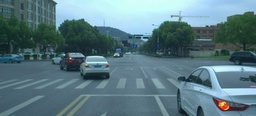
#> input picture Dataset/2018-07-09-16-11-56_2018-07-09-16-51-40-823-right.jpg, 256 x 116 px, shrunk from 881 x 400 before the run; its folder holds 6 pictures in this run
$ jupyter execute --allow-errors Proj_local_final.ipynb   (Python 2 division)
#> lines starting #> are read from the running program, lines starting #| are printed output that depends on the picture; after the words box and inside, x2 and y2 are one past the last pixel; in counts of white or black regions, pixels touching at a corner belong together; long printed decimals are rounded
# 1. Preprocessing & Load data

[cell 1]
import os
import numpy as np
import cv2
import glob
from matplotlib import pyplot as plt
import sys
import seaborn as sns
import pandas as pd
import time

[cell 2]
rootpath = "../Dataset"

## 1.1 Load the data and preprocessing

[cell 3]
# Read in images from a filepath as graycsale
date = "2018-07-09-16-11-56_2018-07-09-16-51-40-823-"
imgL= cv2.imread(os.path.join(rootpath, date+"left.jpg"),cv2.IMREAD_GRAYSCALE)
imgR = cv2.imread(os.path.join(rootpath, date+"right.jpg"),cv2.IMREAD_GRAYSCALE)
#> imgR: shape (116, 256); min 21, max 243, mean 113.2
imgTruth = cv2.imread(os.path.join(rootpath, date+"disparity.png"),cv2.IMREAD_GRAYSCALE)
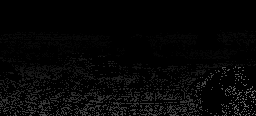
#> input picture Dataset/2018-07-09-16-11-56_2018-07-09-16-51-40-823-disparity.png, 256 x 116 px, shrunk from 881 x 400 before the run
#> imgTruth is the input picture: shape (116, 256); min 0, max 110, mean 5.8

#> (a cell that did not finish here is left out)

## 1.2 Check for rectification

[cell 5]
# Initiate SIFT detector
sift = cv2.SIFT_create() # if cv2 version >= 4.4.0
# sift = cv2.xfeatures2d.SIFT_create() # if cv2 version = 4.3.x

# Compute SIFT keypoints and descriptors
#> (the rest of this cell did not finish here and is left out)

- The epipolar lines are parallel and epipoles are met at infinity
- No need for rectification

## 1.3 Get stereo depth map from cv2.StereoBM_create

[cell 6]
# Computing stereo correspondence using the block matching algorithm.
# Initialize the stereo block matching object
''' numDisparities - the disparity search range. For each pixel algorithm will find
                     the best disparity from 0 (default minimum disparity) to numDisparities.
                     The search range can then be shifted by changing the minimum disparity.
    blockSize - the linear size of the blocks compared by the algorithm.
                The size should be odd (as the block is centered at the current pixel).
                Larger block size implies smoother, though less accurate disparity map.
                Smaller block size gives more detailed disparity map,
                but there is higher chance for algorithm to find a wrong correspondence. '''
num_disp = 32 # try to tune the parameters to get better&smooth result
block_size = 21
stereoBM = cv2.StereoBM_create(numDisparities=num_disp,
                             blockSize=block_size)

# Compute the disparity image
#> (the rest of this cell did not finish here and is left out)

# 2. Calculate Local Correspondence

[cell 7]
def rms_error(img, imgTruth=imgTruth):
    mask = imgTruth!=0
    return np.sqrt(np.sum(((img-imgTruth)**2)[mask])/np.sum(mask))

[cell 8]
def fraction(img, truth, thres):
    mask = truth!=0
    return np.sum(np.logical_and(np.abs(img-truth)<thres, mask)/np.sum(mask))

[cell 9]
#add the bolder with mean of image, with of boler = (window size-1)/2
def add_bolder(img,window_size):
    d =  int(window_size[0]/2)
    x,y = img.shape
    result = np.ones((x+2*d,y+2*d),np.float64)*np.mean(img)
    result[d:x+d,d:y+d] = img
    #print(result)
    return result

# triditional zncc without transformation
def zncc(imgL, imgR,window_size,D):
    # Get Width ,height
    h, w = imgL.shape
    d = window_size[0]
    bolder = int(d/2)

    # 2d array of scores
    score = np.empty((h-d, w-d))
    # to float
    imgL = np.array(imgL, dtype="float64")
    imgR = np.array(imgR, dtype="float64")

    imgL = add_bolder(imgL,window_size)
    imgR = add_bolder(imgR,window_size)

    bh,bw = imgL.shape

    # scan in left image
    best_ind = np.zeros((h,w))
    for dx in range(h+bolder, dajb):
        for dy in range(bolder, w+bolder):
            #get a block
            bL = imgL[dx-bolder:dx+bolder+1,dy-bolder:dy+bolder+1]
            # mean value of block
            mu_bL = np.mean(bL)
            # block - mean of block
            bL = bL - mu_bL

            best_ncc = 0
            best_dis = 0

            for ry in range(bolder, h+bolder-D):
                #right block
                bR = imgR[dx-bolder:dx+bolder+1, ry-bolder:ry+bolder+1]
                mu_bR = np.mean(bR)
                bR = bR-mu_bR
                # ZNCC
                stdL = np.std(bL)
                stdR = np.std(bR)
                result = np.sum(bL*bR)/(stdL*stdR*d*d)
                if result>best_ncc:
                    best_ncc = result
                    best_dis = abs(dy-ry)
                    print(best_dis)
            best_ind[dx-bolder,dy-bolder] = best_dis
    return best_ind
window_size = (15,15)
#> (the rest of this cell did not finish here and is left out)

## 2.1 SAD, SSD, NCC and their variants

[cell 10]
# apply the different bluring method to image
def filter_img(img, window_size, blur):
    if blur=="avg":
        return cv2.blur(img,window_size)
    if blur=="gau":
        return cv2.GaussianBlur(img,window_size,0)
    else:
        return cv2.medianBlur(np.uint8(img),window_size[0]).astype('float64')

[cell 11]
# calculate the log disparity between two images give stereotype
def calculateLogDisp(stereoType, imgL, imgR, window_size, norm_std, blur):

    denominator = np.ones(imgL.shape, np.float64)


    # Calculate the numerator using formula
    if (stereoType=="SAD"):
        numerator = filter_img(np.abs(imgR-imgL),window_size, blur)
    elif (stereoType=="SSD"):
        numerator = filter_img((imgR-imgL)**2,window_size, blur)
    else:
        numerator = filter_img(np.abs(imgR*imgL),window_size, blur)

    # Calculate the denominator: normalizing terms
    if norm_std:
        denominator = filter_img(imgR**2,window_size, blur)


    # Calculate the log disparities
    if (stereoType=="SAD" or stereoType=="SSD"):
        best_log_disp = np.log(numerator+1e-10)-0.5*np.log(denominator+1e-10)
    else:
        best_log_disp = -1*(np.log(numerator+1e-10)-0.5*np.log(denominator+1e-10))

    return best_log_disp

[cell 12]
# Find the disparity map with various options
def fastLocalStereo(stereoType, imgL, imgR, window_size, norm_mean=False, norm_std=False,blur="avg", D=100,  verbose=False):

    assert(imgL.shape==imgR.shape)

    # reassign data type allow for more accurate calculation
    imgL = imgL.astype('float64')
    imgR = imgR.astype('float64')


    numerator = np.ones(imgL.shape, np.float64)
    denominator = np.ones(imgL.shape, np.float64)


    # Normalizing the mean
    if norm_mean:
        imgL = imgL-cv2.blur(imgL, window_size)
        imgR = imgR-cv2.blur(imgR, window_size)


    # find the log disparity when d=0
    best_log_disp = calculateLogDisp(stereoType, imgL, imgR, window_size, norm_std, blur)
    best_ind = np.zeros(imgL.shape)


    prev_img = imgR

    # each time shift the imgR and using conv2d to get DSI and find disparity map
    for d in range(1, D):

        if (verbose and d%100==0):
            print("==finish {} iterations==".format(i))

        curr_img = np.hstack((prev_img[:,1:], prev_img[:,[0]])).astype('float64')


        curr_log_disp = calculateLogDisp(stereoType, imgL, curr_img, window_size, norm_std, blur)

        best_ind[curr_log_disp<best_log_disp] = d
        best_log_disp = np.minimum(best_log_disp, curr_log_disp)
        prev_img = curr_img

        if verbose:
            print('best_ind: ', best_ind)
            print('best_disp: ',best_log_disp)

    return best_ind

[cell 13]
# [43 lines of commented-out code are left out]

## 2.1.1 Tuning window size

[cell 14]
# Find best window size for each stereotype methods
window_sizes = [5, 15, 25, 35, 45, 55, 65, 75, 85, 95,105,115, 125,135,145]
window_SAD = []
window_SSD = []
window_NCC = []


#> (the rest of this cell did not finish here and is left out)

## 2.1.2 Tuning weight by changing kernel type

[cell 15]
# Find the weight of matching block by changing the kernel type
blurs = ["avg", "gau","med"]
lst= []
weights_SAD = []
weights_SSD = []
weights_NCC = []
#> (the rest of this cell did not finish here and is left out)

## 2.1.3 Tuning the kernel type after the experiment

[cell 16]
# Smooth the disparity map using various kernel options to get subpixel accuracy
blurs = ["avg", "gau","med"]
lst= []

weights_SAD = []
weights_SSD = []
weights_NCC = []
#> (the rest of this cell did not finish here and is left out)

# 3. Results

[cell 17]
dates = ["2018-07-09-16-11-56_2018-07-09-16-11-56-702-"]
#         "2018-07-09-16-11-56_2018-07-09-16-13-38-366-",
#         "2018-07-09-16-11-56_2018-07-09-16-14-54-205-",
#         "2018-07-09-16-11-56_2018-07-09-16-16-13-272-",
#         "2018-07-09-16-11-56_2018-07-09-16-25-10-570-",
#         "2018-07-09-16-11-56_2018-07-09-16-26-00-067-",
#         "2018-07-09-16-11-56_2018-07-09-16-27-53-156-",
#         "2018-07-09-16-11-56_2018-07-09-16-29-12-297-",
#         "2018-07-09-16-11-56_2018-07-09-16-29-56-824-",
#         "2018-07-09-16-11-56_2018-07-09-16-30-47-660-"]

thres = [4, 2, 1, 0.5, 0.25]

[cell 18]
res_SAD = []
res_ZSAD = []
res_SSD = []
res_ZSSD = []
res_NCC = []
res_ZNCC = []

frac_4_SAD = []
frac_4_ZSAD = []
frac_4_SSD = []
frac_4_ZSSD = []
frac_4_NCC = []
frac_4_ZNCC = []

frac_2_SAD = []
frac_2_ZSAD = []
frac_2_SSD = []
frac_2_ZSSD = []
frac_2_NCC = []
frac_2_ZNCC = []

frac_1_SAD = []
frac_1_ZSAD = []
frac_1_SSD = []
frac_1_ZSSD = []
frac_1_NCC = []
frac_1_ZNCC = []

frac_0_5_SAD = []
frac_0_5_ZSAD = []
frac_0_5_SSD = []
frac_0_5_ZSSD = []
frac_0_5_NCC = []
frac_0_5_ZNCC = []

frac_0_25_SAD = []
frac_0_25_ZSAD = []
frac_0_25_SSD = []
frac_0_25_ZSSD = []
frac_0_25_NCC = []
frac_0_25_ZNCC = []


time_SAD = []
time_ZSAD = []
time_SSD = []
time_ZSSD = []
time_NCC = []
time_ZNCC = []


for date in dates:
    print("=========================================================")
    imgL= cv2.imread(os.path.join(rootpath, date+"left.jpg"),cv2.IMREAD_GRAYSCALE)
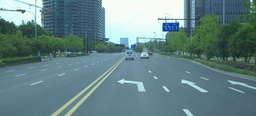
#> input picture Dataset/2018-07-09-16-11-56_2018-07-09-16-11-56-702-left.jpg, 256 x 116 px, shrunk from 881 x 400 before the run
#> imgL: shape (116, 256); min 31, max 255, mean 122.5
    imgR = cv2.imread(os.path.join(rootpath, date+"right.jpg"),cv2.IMREAD_GRAYSCALE)
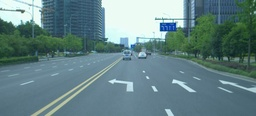
#> input picture Dataset/2018-07-09-16-11-56_2018-07-09-16-11-56-702-right.jpg, 256 x 116 px, shrunk from 881 x 400 before the run
#> imgR: shape (116, 256); min 27, max 255, mean 121.9
    imgTruth = cv2.imread(os.path.join(rootpath, date+"disparity.png"),cv2.IMREAD_GRAYSCALE)
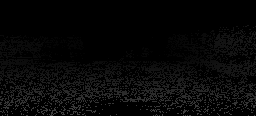
#> input picture Dataset/2018-07-09-16-11-56_2018-07-09-16-11-56-702-disparity.png, 256 x 116 px, shrunk from 881 x 400 before the run
#> imgTruth is the input picture: shape (116, 256); min 0, max 67, mean 6.9


    k=35
    k_n=95


    start_time = time.time()
    d_SAD = filter_img(fastLocalStereo("SAD", imgL, imgR, (k,k),False, False), (k_n,k_n), "avg")
    time_SAD.append(time.time()-start_time)

    frac_4_SAD.append(fraction(d_SAD, imgTruth,4))
#> in fraction, `mask = truth!=0`:
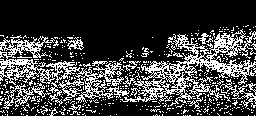
#> mask: shape (116, 256) bool; 25.2% white in thin lines or dots, all inside (x1, y1, x2, y2) = (0, 25, 256, 116)
    frac_2_SAD.append(fraction(d_SAD, imgTruth,2))
    frac_1_SAD.append(fraction(d_SAD, imgTruth,1))
    frac_0_5_SAD.append(fraction(d_SAD, imgTruth,0.5))
    frac_0_25_SAD.append(fraction(d_SAD, imgTruth,0.25))

    res_SAD.append(rms_error(d_SAD, imgTruth))


    print("size = ",k," d_SAD = ",rms_error(d_SAD,imgTruth))
#| size =  35  d_SAD =  19.850


    start_time = time.time()
    d_ZSAD = filter_img(fastLocalStereo("SAD", imgL, imgR, (k,k),True, True), (k_n,k_n), "avg")
    time_ZSAD.append(time.time()-start_time)

    frac_4_ZSAD.append(fraction(d_ZSAD, imgTruth,4))
    frac_2_ZSAD.append(fraction(d_ZSAD, imgTruth,2))
    frac_1_ZSAD.append(fraction(d_ZSAD, imgTruth,1))
    frac_0_5_ZSAD.append(fraction(d_ZSAD, imgTruth,0.5))
    frac_0_25_ZSAD.append(fraction(d_ZSAD, imgTruth,0.25))

    res_ZSAD.append(rms_error(d_ZSAD, imgTruth))

    print("size = ",k," d_ZSAD = ",rms_error(d_ZSAD,imgTruth))
#| size =  35  d_ZSAD =  11.663


    start_time = time.time()
    d_SSD = filter_img(fastLocalStereo("SSD", imgL, imgR, (k,k), False, False), (k_n,k_n), "avg")
    time_SSD.append(time.time()-start_time)

    frac_4_SSD.append(fraction(d_SSD, imgTruth,4))
    frac_2_SSD.append(fraction(d_SSD, imgTruth,2))
    frac_1_SSD.append(fraction(d_SSD, imgTruth,1))
    frac_0_5_SSD.append(fraction(d_SSD, imgTruth,0.5))
    frac_0_25_SSD.append(fraction(d_SSD, imgTruth,0.25))

    res_SSD.append(rms_error(d_SSD, imgTruth))

    print("size = ",k," d_SSD = ",rms_error(d_SSD,imgTruth))
#| size =  35  d_SSD =  11.645


    start_time = time.time()
    d_ZSSD = filter_img(fastLocalStereo("SSD", imgL, imgR, (k,k), True, True), (k_n,k_n), "avg")
#> after the loop in fastLocalStereo (call 7), `for d in range(1, D):`:
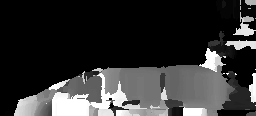
#> best_ind: shape (116, 256) float64; min 0, max 99, mean 19.9; drawn with min black and max white
#> after the loop in fastLocalStereo (call 7), `for d in range(1, D):`:
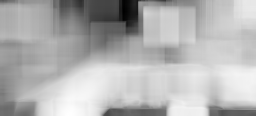
#> best_log_disp: shape (116, 256) float64; min -1.67, max 4.03, mean 2.32; drawn with min black and max white
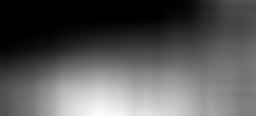
#> d_ZSSD: shape (116, 256) float64; min 0, max 57.61, mean 19.8; drawn with min black and max white
    time_ZSSD.append(time.time()-start_time)

    frac_4_ZSSD.append(fraction(d_ZSSD, imgTruth,4))
    frac_2_ZSSD.append(fraction(d_ZSSD, imgTruth,2))
    frac_1_ZSSD.append(fraction(d_ZSSD, imgTruth,1))
    frac_0_5_ZSSD.append(fraction(d_ZSSD, imgTruth,0.5))
    frac_0_25_ZSSD.append(fraction(d_ZSSD, imgTruth,0.25))

    res_ZSSD.append(rms_error(d_ZSSD, imgTruth))
    print("size = ",k," d_ZSSD = ",rms_error(d_ZSSD,imgTruth))
#| size =  35  d_ZSSD =  10.272


    start_time = time.time()
    d_NCC = filter_img(fastLocalStereo("NCC", imgL, imgR, (k_n,k_n), False, True), (k_n,k_n), "avg")
#> in fastLocalStereo (call 8), `best_log_disp = calculateLogDisp(stereoType, imgL, imgR, window_size, ..`:
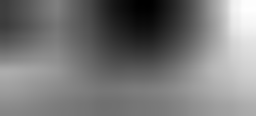
#> best_log_disp: shape (116, 256) float64; min -5.32, max -4.29, mean -4.84; drawn with min black and max white
#> the loop in fastLocalStereo (call 8), `for d in range(1, D): ` made 99 passes
#> pass 1, in calculateLogDisp (call 402), `numerator = filter_img(np.abs(imgR*imgL),window_size, blur)`:
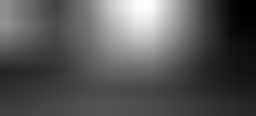
#> numerator: shape (116, 256) float64; min 5154.3, max 41542.6, mean 17477.5; drawn with min black and max white
    time_NCC.append(time.time()-start_time)

    frac_4_NCC.append(fraction(d_NCC, imgTruth,4))
    frac_2_NCC.append(fraction(d_NCC, imgTruth,2))
    frac_1_NCC.append(fraction(d_NCC, imgTruth,1))
    frac_0_5_NCC.append(fraction(d_NCC, imgTruth,0.5))
    frac_0_25_NCC.append(fraction(d_NCC, imgTruth,0.25))

    res_NCC.append(rms_error(d_NCC, imgTruth))
    print("size = ",k_n," d_NCC = ",rms_error(d_NCC,imgTruth))
#| size =  95  d_NCC =  24.335

    start_time = time.time()
    d_ZNCC = filter_img(fastLocalStereo("NCC", imgL, imgR, (k_n,k_n), True, True), (k_n,k_n), "avg")
    time_ZNCC.append(time.time()-start_time)

    frac_4_ZNCC.append(fraction(d_ZNCC, imgTruth,4))
    frac_2_ZNCC.append(fraction(d_ZNCC, imgTruth,2))
    frac_1_ZNCC.append(fraction(d_ZNCC, imgTruth,1))
    frac_0_5_ZNCC.append(fraction(d_ZNCC, imgTruth,0.5))
    frac_0_25_ZNCC.append(fraction(d_ZNCC, imgTruth,0.25))

    res_ZNCC.append(rms_error(d_ZNCC, imgTruth))
    print("size = ",k_n," d_ZNCC = ",rms_error(d_ZNCC,imgTruth))
#| size =  95  d_ZNCC =  19.947

[cell 19]
plt.imshow(d_SSD, cmap='gray')
plt.title('SSD, {}'.format(rms_error(d_SSD,imgTruth)))
plt.axis('off')
plt.show()

[cell 20]
d_SSD.mean()
#> Out = 16.43

[cell 21]
d_ZSAD.mean()
#> Out = 19.97

[cell 22]
imgTruth.mean()
#> Out = 6.87

[cell 23]
print("res_SAD: ", np.mean(res_SAD), np.std(res_SAD))
#| res_SAD:  19.850 0.0
print("res_ZSAD: ", np.mean(res_ZSAD), np.std(res_ZSAD))
#| res_ZSAD:  11.663 0.0
print("res_SSD: ", np.mean(res_SSD), np.std(res_SSD))
#| res_SSD:  11.645 0.0
print("res_ZSSD: ", np.mean(res_ZSSD), np.std(res_ZSSD))
#| res_ZSSD:  10.272 0.0
print("res_NCC: ", np.mean(res_NCC), np.std(res_NCC))
#| res_NCC:  24.335 0.0
print("res_ZNCC: ", np.mean(res_ZNCC), np.std(res_ZNCC))
#| res_ZNCC:  19.947 0.0

print("frac_4_SAD: ", np.mean(frac_4_SAD), np.std(frac_4_SAD))
#| frac_4_SAD:  0.1794 0.0
print("frac_4_ZSAD: ", np.mean(frac_4_ZSAD), np.std(frac_4_ZSAD))
#| frac_4_ZSAD:  0.3391 0.0
print("frac_4_SSD: ", np.mean(frac_4_SSD), np.std(frac_4_SSD))
#| frac_4_SSD:  0.305 0.0
print("frac_4_ZSSD: ", np.mean(frac_4_ZSSD), np.std(frac_4_ZSSD))
#| frac_4_ZSSD:  0.3112 0.0
print("frac_4_NCC: ", np.mean(frac_4_NCC), np.std(frac_4_NCC))
#| frac_4_NCC:  0.002408 0.0
print("frac_4_ZNCC: ", np.mean(frac_4_ZNCC), np.std(frac_4_ZNCC))
#| frac_4_ZNCC:  0.2209 0.0


print("frac_2_SAD: ", np.mean(frac_2_SAD), np.std(frac_2_SAD))
#| frac_2_SAD:  0.08455 0.0
print("frac_2_ZSAD: ", np.mean(frac_2_ZSAD), np.std(frac_2_ZSAD))
#| frac_2_ZSAD:  0.1607 0.0
print("frac_2_SSD: ", np.mean(frac_2_SSD), np.std(frac_2_SSD))
#| frac_2_SSD:  0.1617 0.0
print("frac_2_ZSSD: ", np.mean(frac_2_ZSSD), np.std(frac_2_ZSSD))
#| frac_2_ZSSD:  0.1612 0.0
print("frac_2_NCC: ", np.mean(frac_2_NCC), np.std(frac_2_NCC))
#| frac_2_NCC:  0.0 0.0
print("frac_2_ZNCC: ", np.mean(frac_2_ZNCC), np.std(frac_2_ZNCC))
#| frac_2_ZNCC:  0.105 0.0


print("frac_1_SAD: ", np.mean(frac_1_SAD), np.std(frac_1_SAD))
#| frac_1_SAD:  0.04308 0.0
print("frac_1_ZSAD: ", np.mean(frac_1_ZSAD), np.std(frac_1_ZSAD))
#| frac_1_ZSAD:  0.07599 0.0
print("frac_1_SSD: ", np.mean(frac_1_SSD), np.std(frac_1_SSD))
#| frac_1_SSD:  0.08361 0.0
print("frac_1_ZSSD: ", np.mean(frac_1_ZSSD), np.std(frac_1_ZSSD))
#| frac_1_ZSSD:  0.08321 0.0
print("frac_1_NCC: ", np.mean(frac_1_NCC), np.std(frac_1_NCC))
#| frac_1_NCC:  0.0 0.0
print("frac_1_ZNCC: ", np.mean(frac_1_ZNCC), np.std(frac_1_ZNCC))
#| frac_1_ZNCC:  0.0487 0.0

print("frac_0_5_SAD: ", np.mean(frac_0_5_SAD), np.std(frac_0_5_SAD))
#| frac_0_5_SAD:  0.0198 0.0
print("frac_0_5_ZSAD: ", np.mean(frac_0_5_ZSAD), np.std(frac_0_5_ZSAD))
#| frac_0_5_ZSAD:  0.03732 0.0
print("frac_0_5_SSD: ", np.mean(frac_0_5_SSD), np.std(frac_0_5_SSD))
#| frac_0_5_SSD:  0.04923 0.0
print("frac_0_5_ZSSD: ", np.mean(frac_0_5_ZSSD), np.std(frac_0_5_ZSSD))
#| frac_0_5_ZSSD:  0.04214 0.0
print("frac_0_5_NCC: ", np.mean(frac_0_5_NCC), np.std(frac_0_5_NCC))
#| frac_0_5_NCC:  0.0 0.0
print("frac_0_5_ZNCC: ", np.mean(frac_0_5_ZNCC), np.std(frac_0_5_ZNCC))
#| frac_0_5_ZNCC:  0.02114 0.0

print("frac_0_25_SAD: ", np.mean(frac_0_25_SAD), np.std(frac_0_25_SAD))
#| frac_0_25_SAD:  0.009766 0.0
print("frac_0_25_ZSAD: ", np.mean(frac_0_25_ZSAD), np.std(frac_0_25_ZSAD))
#| frac_0_25_ZSAD:  0.01779 0.0
print("frac_0_25_SSD: ", np.mean(frac_0_25_SSD), np.std(frac_0_25_SSD))
#| frac_0_25_SSD:  0.02622 0.0
print("frac_0_25_ZSSD: ", np.mean(frac_0_25_ZSSD), np.std(frac_0_25_ZSSD))
#| frac_0_25_ZSSD:  0.02221 0.0
print("frac_0_25_NCC: ", np.mean(frac_0_25_NCC), np.std(frac_0_25_NCC))
#| frac_0_25_NCC:  0.0 0.0
print("frac_0_25_ZNCC: ", np.mean(frac_0_25_ZNCC), np.std(frac_0_25_ZNCC))
#| frac_0_25_ZNCC:  0.01124 0.0

print("time_SAD: ", np.mean(time_SAD), np.std(time_SAD))
print("time_ZSAD: ", np.mean(time_ZSAD), np.std(time_ZSAD))
print("time_SSD: ", np.mean(time_SSD), np.std(time_SSD))
print("time_ZSSD: ", np.mean(time_ZSSD), np.std(time_ZSSD))
print("time_NCC: ", np.mean(time_NCC), np.std(time_NCC))
print("time_ZNCC: ", np.mean(time_ZNCC), np.std(time_ZNCC))

# 4. Plot images without smoothing the result

[cell 24]
# Some plots of images and the direct result without the smooth
import time
start_time = time.time()

k = 5

d1 = fastLocalStereo("SAD", imgL, imgR, (k,k),False, False)
d2 = fastLocalStereo("SAD", imgL, imgR, (k,k),False, True)
d3 = fastLocalStereo("SAD", imgL, imgR, (k,k), True, False)
d4 = fastLocalStereo("SAD", imgL, imgR, (k,k), True, True)

d5 = fastLocalStereo("SSD", imgL, imgR, (k,k), False, False)
d6 = fastLocalStereo("SSD", imgL, imgR, (k,k), False, True)
d7 = fastLocalStereo("SSD", imgL, imgR, (k,k), True, False)
d8 = fastLocalStereo("SSD", imgL, imgR, (k,k), True, False)

d9 = fastLocalStereo("NCC", imgL, imgR, (k,k), False, False)
d10 = fastLocalStereo("NCC", imgL, imgR, (k,k), False, True)
d11 = fastLocalStereo("NCC", imgL, imgR, (k,k), True, False)
d12 = fastLocalStereo("NCC", imgL, imgR, (k,k), True, True)
